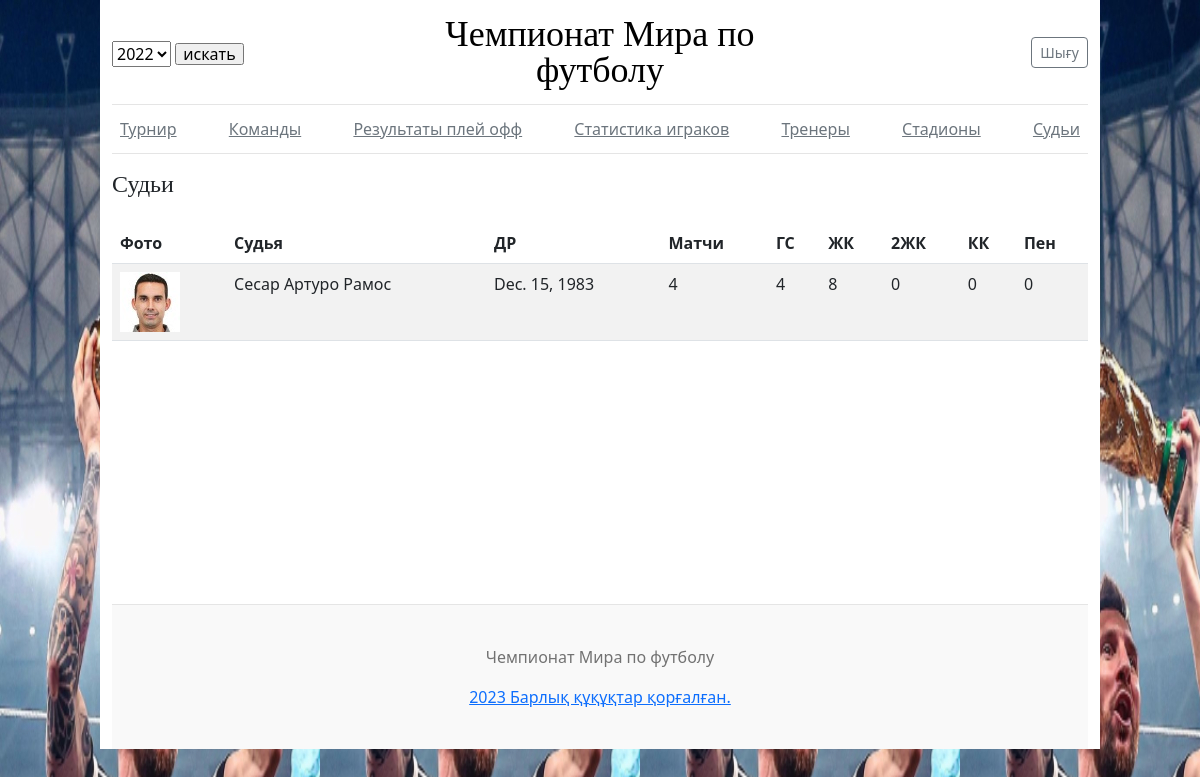
The app's page /main/tourment/judges with its own data.
### main_app/models.py (models this page shows, shortened)
class Judge(models.Model):
    class Meta:
        verbose_name = 'Судьия'
        verbose_name_plural = 'Судьи'
    image = models.ImageField(upload_to='images', null=True, blank=True)
    name = models.CharField(max_length=250)
    birthday = models.DateField(null=True, blank=True)
    matches = models.PositiveSmallIntegerField()
    chief_judge = models.PositiveSmallIntegerField()
    yellow_card = models.PositiveSmallIntegerField()
    second_yellow_card = models.PositiveSmallIntegerField()
    red_card = models.PositiveSmallIntegerField()
    penalty = models.PositiveSmallIntegerField()
    tourment = models.ForeignKey(Tournament, on_delete=models.CASCADE)

### main_app/views.py (the view)
# urls.py: path('tourment/judges', views.JudgesView.as_view(),
class JudgesView(TemplateResponseMixin, View):
    template_name = 'judges.html'
    def get(self, request, *args, **kwargs):
        pk = request.GET.get('tourment_id', 1)
        judges = Judge.objects.filter(tourment=pk)
        tourments = Tournament.objects.all()
        return self.render_to_response({
            'tourments': tourments, 'pk': pk, 'judges': judges
        })

### templates/judges.html
{% extends 'base.html' %}
{% load static %}
{% block content %}
<div style="height: 450px; overflow-y: scroll;">
	<h4 class="pt-3 pb-3">Судьи</h4>
	<table class="table table-striped table-hover">
	  <thead>
	  	<tr>
	      <th>Фото</th>
	      <th>Судья</th>
	      <th>ДР</th>
	      <th>Матчи</th>
	      <th>ГС</th>
	      <th>ЖК</th>
	      <th>2ЖК</th>
	      <th>КК</th>
	      <th>Пен</th>
	    </tr>
	  </thead>
	  <tbody>
	  	{% for judge in judges %}
		  	<tr>
		  		<td>
		  			{% if judge.image %}
						<img src="{{judge.image.url}}" alt="">
					{% else %}
						<img src="{% static 'person.png' %}" alt="">
					{% endif %}
		  		</td>
		  		<td>
		  			{{judge.name}}
		  		</td>
		  		<td>
		  			{{judge.birthday}}
		  		</td>
		  		<td>{{judge.matches}}</td>
		  		<td>{{judge.chief_judge}}</td>
		  		<td>{{judge.yellow_card}}</td>
		  		<td>{{judge.second_yellow_card}}</td>
		  		<td>{{judge.red_card}}</td>
		  		<td>{{judge.penalty}}</td>
		  	</tr>
		{% endfor %}
	  </tbody>
	</table>
</div>
{% endblock %}

### static/css/blog.css (style rules this page uses)
body { background-image: url('img/messi.jpeg'); }
h1, h2, h3, h4, h5, h6 { font-family: "Playfair Display", Georgia, "Times New Roman", serif; }

### records on screen
Judge: image (picture), name "Сесар Артуро Рамос", birthday "Dec. 15, 1983", matches "4", chief_judge "4", yellow_card "8", second_yellow_card "0", red_card "0", penalty "0"

### other values on screen
form field tourment_id "2022"
